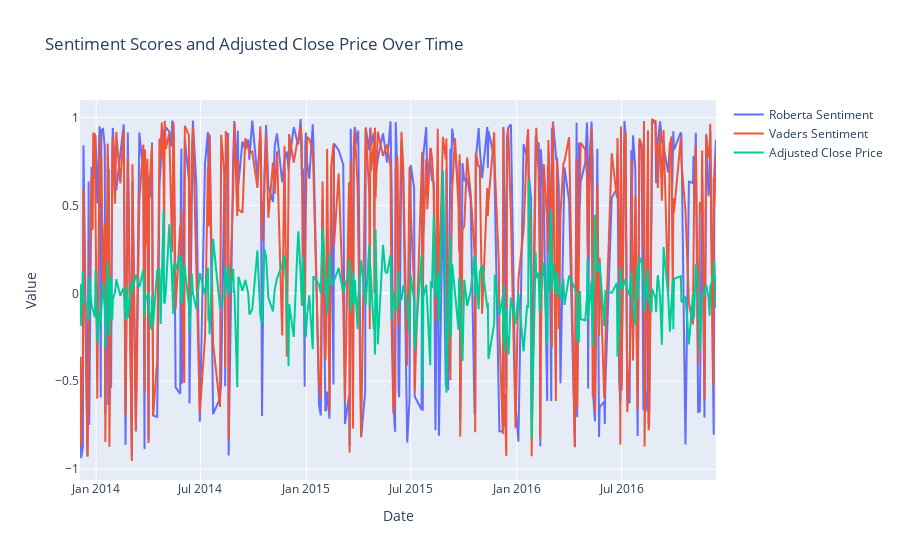

Source (notebook cell):
### Code cell
ticker_data = df[df['TICKER'] == 'AAPL']

fig = go.Figure()

# Add traces
fig.add_trace(go.Scatter(x=ticker_data['DATE'], y=ticker_data['ROBERTA'],
                         mode='lines', name='Roberta Sentiment'))
fig.add_trace(go.Scatter(x=ticker_data['DATE'], y=ticker_data['VADERS'],
                         mode='lines', name='Vaders Sentiment'))
fig.add_trace(go.Scatter(x=ticker_data['DATE'], y=ticker_data['ADJ_CLOSE_NORM'],
                         mode='lines', name='Adjusted Close Price'))

fig.update_layout(title='Sentiment Scores and Adjusted Close Price Over Time',
                  xaxis_title='Date', yaxis_title='Value')
fig.show()

### Figure 1 — Plotly figure (JSON) as saved in the notebook; plotly's stock layout.template omitted (floating-point values rounded to 4 significant figures; data arrays with more than 128 entries replaced by an {"elided": "..."} marker saying what was removed)
{"data": [{"mode": "lines", "name": "Roberta Sentiment", "type": "scatter", "x": {"elided": "346 str values"}, "y": {"elided": "346 float values"}}, {"mode": "lines", "name": "Vaders Sentiment", "type": "scatter", "x": {"elided": "346 str values"}, "y": {"elided": "346 float values"}}, {"mode": "lines", "name": "Adjusted Close Price", "type": "scatter", "x": {"elided": "346 str values"}, "y": {"elided": "346 float values"}}], "layout": {"title": {"text": "Sentiment Scores and Adjusted Close Price Over Time"}, "xaxis": {"title": {"text": "Date"}}, "yaxis": {"title": {"text": "Value"}}}}
